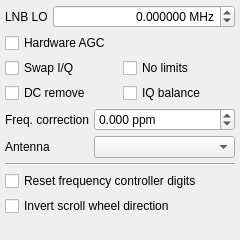
<?xml version="1.0" encoding="UTF-8"?>
<ui version="4.0">
 <class>DockInputCtl</class>
 <widget class="QDockWidget" name="DockInputCtl">
  <property name="geometry">
   <rect>
    <x>0</x>
    <y>0</y>
    <width>240</width>
    <height>240</height>
   </rect>
  </property>
  <property name="minimumSize">
   <size>
    <width>240</width>
    <height>240</height>
   </size>
  </property>
  <property name="windowIcon">
   <iconset resource="../../resources/icons.qrc">
    <normaloff>:/icons/icons/flash.svg</normaloff>:/icons/icons/flash.svg</iconset>
  </property>
  <property name="floating">
   <bool>false</bool>
  </property>
  <property name="allowedAreas">
   <set>Qt::LeftDockWidgetArea|Qt::RightDockWidgetArea</set>
  </property>
  <property name="windowTitle">
   <string>Input controls</string>
  </property>
  <widget class="QWidget" name="dockWidgetContents">
   <layout class="QVBoxLayout" name="verticalLayout">
    <property name="spacing">
     <number>5</number>
    </property>
    <property name="leftMargin">
     <number>5</number>
    </property>
    <property name="topMargin">
     <number>5</number>
    </property>
    <property name="rightMargin">
     <number>5</number>
    </property>
    <property name="bottomMargin">
     <number>5</number>
    </property>
    <item>
     <layout class="QHBoxLayout" name="horizontalLayout">
      <item>
       <widget class="QLabel" name="lnbLabel">
        <property name="text">
         <string>LNB LO</string>
        </property>
        <property name="indent">
         <number>-1</number>
        </property>
       </widget>
      </item>
      <item>
       <widget class="QDoubleSpinBox" name="lnbSpinBox">
        <property name="sizePolicy">
         <sizepolicy hsizetype="MinimumExpanding" vsizetype="Fixed">
          <horstretch>0</horstretch>
          <verstretch>0</verstretch>
         </sizepolicy>
        </property>
        <property name="toolTip">
         <string>Local oscillator of up or down converter</string>
        </property>
        <property name="statusTip">
         <string/>
        </property>
        <property name="alignment">
         <set>Qt::AlignRight|Qt::AlignTrailing|Qt::AlignVCenter</set>
        </property>
        <property name="suffix">
         <string> MHz</string>
        </property>
        <property name="decimals">
         <number>6</number>
        </property>
        <property name="minimum">
         <double>-500000.000000000000000</double>
        </property>
        <property name="maximum">
         <double>500000.000000000000000</double>
        </property>
       </widget>
      </item>
     </layout>
    </item>
    <item>
     <layout class="QHBoxLayout" name="horizontalLayout_2">
      <item>
       <widget class="QCheckBox" name="agcButton">
        <property name="toolTip">
         <string>&lt;html&gt;&lt;head/&gt;&lt;body&gt;&lt;p&gt;Toggle hardware-based automatic gain control.&lt;/p&gt;&lt;p&gt;This feature requires hardware that supports it. It is known to work with RTL-SDR devices.&lt;/p&gt;&lt;/body&gt;&lt;/html&gt;</string>
        </property>
        <property name="text">
         <string>Hardware AGC</string>
        </property>
       </widget>
      </item>
     </layout>
    </item>
    <item>
     <layout class="QGridLayout" name="gridLayout">
      <item row="0" column="0">
       <widget class="QCheckBox" name="iqSwapButton">
        <property name="toolTip">
         <string>&lt;html&gt;&lt;head/&gt;&lt;body&gt;&lt;p&gt;Swap the the I/Q channels. This can be useful with audio-based input or when dealing with inverted IF.&lt;/p&gt;&lt;/body&gt;&lt;/html&gt;</string>
        </property>
        <property name="text">
         <string>Swap I/Q</string>
        </property>
        <property name="tristate">
         <bool>false</bool>
        </property>
       </widget>
      </item>
      <item row="0" column="1">
       <widget class="QCheckBox" name="ignoreButton">
        <property name="toolTip">
         <string>&lt;html&gt;&lt;head/&gt;&lt;body&gt;&lt;p&gt;Ignore hardware limits such as frequency range. This allows experimenting with out-of-spec settings.&lt;/p&gt;&lt;/body&gt;&lt;/html&gt;</string>
        </property>
        <property name="text">
         <string>No limits</string>
        </property>
       </widget>
      </item>
      <item row="1" column="0">
       <widget class="QCheckBox" name="dcCancelButton">
        <property name="toolTip">
         <string>Enable automatic DC removal</string>
        </property>
        <property name="text">
         <string>DC remove</string>
        </property>
       </widget>
      </item>
      <item row="1" column="1">
       <widget class="QCheckBox" name="iqBalanceButton">
        <property name="toolTip">
         <string>Enable automatic I/Q balance (requires gr-iqbal component)</string>
        </property>
        <property name="text">
         <string>IQ balance</string>
        </property>
       </widget>
      </item>
     </layout>
    </item>
    <item>
     <layout class="QFormLayout" name="formLayout">
      <item row="0" column="0">
       <widget class="QLabel" name="freqCorrLabel">
        <property name="text">
         <string>Freq. correction</string>
        </property>
        <property name="alignment">
         <set>Qt::AlignRight|Qt::AlignTrailing|Qt::AlignVCenter</set>
        </property>
       </widget>
      </item>
      <item row="0" column="1">
       <widget class="QDoubleSpinBox" name="freqCorrSpinBox">
        <property name="sizePolicy">
         <sizepolicy hsizetype="MinimumExpanding" vsizetype="Minimum">
          <horstretch>0</horstretch>
          <verstretch>0</verstretch>
         </sizepolicy>
        </property>
        <property name="suffix">
         <string> ppm</string>
        </property>
        <property name="decimals">
         <number>3</number>
        </property>
        <property name="singleStep">
         <double>0.01</double>
        </property>
        <property name="minimum">
         <double>-500.000000000000000</double>
        </property>
        <property name="maximum">
         <double>500.000000000000000</double>
        </property>
        <property name="value">
         <double>0.000000000000000</double>
        </property>
       </widget>
      </item>
      <item row="1" column="0">
       <widget class="QLabel" name="antSelectorLabel">
        <property name="toolTip">
         <string>Select active antenna connector</string>
        </property>
        <property name="text">
         <string>Antenna</string>
        </property>
       </widget>
      </item>
      <item row="1" column="1">
       <widget class="QComboBox" name="antSelector">
        <property name="sizePolicy">
         <sizepolicy hsizetype="MinimumExpanding" vsizetype="Minimum">
          <horstretch>0</horstretch>
          <verstretch>0</verstretch>
         </sizepolicy>
        </property>
        <property name="toolTip">
         <string>Select active antenna connector</string>
        </property>
       </widget>
      </item>
     </layout>
    </item>
    <item>
     <widget class="Line" name="line">
      <property name="orientation">
       <enum>Qt::Horizontal</enum>
      </property>
     </widget>
    </item>
    <item>
     <widget class="QCheckBox" name="freqCtrlResetButton">
      <property name="toolTip">
       <string>&lt;html&gt;&lt;head/&gt;&lt;body&gt;&lt;p&gt;Reset subordinate digits in main frequency control widget&lt;/p&gt;&lt;/body&gt;&lt;/html&gt;</string>
      </property>
      <property name="text">
       <string>Reset frequency controller digits</string>
      </property>
     </widget>
    </item>
    <item>
     <widget class="QCheckBox" name="invertScrollingButton">
      <property name="text">
       <string>Invert scroll wheel direction</string>
      </property>
     </widget>
    </item>
    <item>
     <spacer name="verticalSpacer">
      <property name="orientation">
       <enum>Qt::Vertical</enum>
      </property>
      <property name="sizeHint" stdset="0">
       <size>
        <width>5</width>
        <height>0</height>
       </size>
      </property>
     </spacer>
    </item>
   </layout>
  </widget>
 </widget>
 <resources>
  <include location="../../resources/icons.qrc"/>
 </resources>
 <connections/>
</ui>
